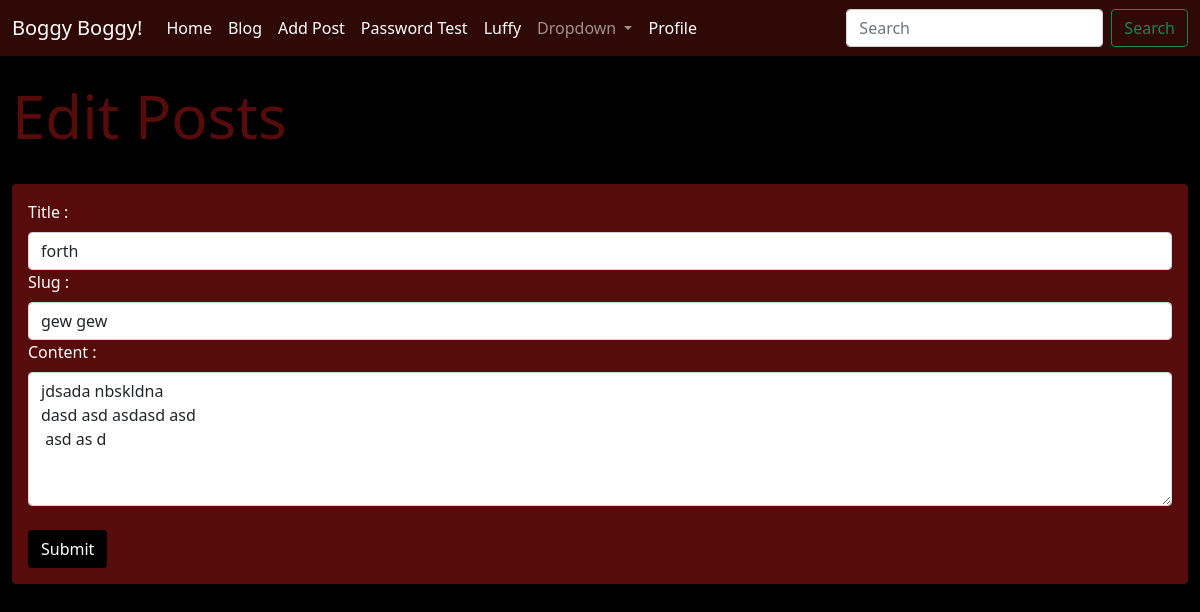
/post/edit/4 (signed in), run on the app's committed database.
### app.py (models this page shows)
class Posts(db.Model):
    id = db.Column(db.Integer,primary_key = True)
    title =db.Column(db.String(200))
    content = db.Column(db.String (1000))
    date_posted = db.Column(db.DateTime, default=datetime.utcnow)
    slug = db.Column(db.String(200))
    poster_id = db.Column(db.Integer, db.ForeignKey('users.id'))

### app.py (the view, shortened to what this page needs)
@app.route('/post/edit/<int:id>', methods=["GET", "POST"])
@login_required
def edit_post(id):
    post = Posts.query.get_or_404(id)
    form = PostForm()
    id = current_user.id
    if id == post.poster.id:
        form.title.data = post.title
        form.slug.data = post.slug
        form.content.data = post.content
        return render_template('edit_post.html',form=form)
    else:
        flash("Can't edit this post.")
        return redirect(url_for('post',id=post.id))

### webforms.py
class PostForm(FlaskForm):
    title = StringField("Title : ",validators=[DataRequired()])
    content = TextAreaField("Content : ",validators=[DataRequired()])
    author = StringField("Author : ")
    slug = StringField("Slug : ",validators=[DataRequired()])
    submit = SubmitField("Submit")

class SearchForm(FlaskForm):
    searched = StringField("Searched", validators=[DataRequired()])
    submit = SubmitField("Submit")

### app.py (called while the page is built)
@app.context_processor
def base():
    form = SearchForm()
    return dict(form=form)

@login_manager.user_loader
def load_user(user_id):
    return Users.query.get(int(user_id))

### templates/edit_post.html (shortened to what this page needs)
{% extends 'base.html' %}
{% block content %}
<h1 style="color:rgb(87, 11, 11);">Edit Posts</h1><br/>
    <div class="shadow p-3 mb-5 rounded" style="background-color: rgb(87, 11, 11); color: white;">
        <form method="POST">
            {{ form.title.label(class="form-label") }}
            {{ form.title(class="form-control" ) }}
            {{ form.slug.label(class="form-label") }}
            {{ form.slug(class="form-control") }}
            {{ form.content.label(class="form-label") }}
            {{ form.content(class="form-control", rows="5") }}
            <br/>
            {{ form.submit(class="btn", style="background-color: rgb(0, 0, 0); color: white;") }}
        </form>    </div>
    <br/><br/><br/>
{% endblock %}

### static/css/style.css (style rules this page uses)
h1 { font-size: 60px; }
body { background: #000000; color:aliceblue }

### data on the page
Posts: title "forth", slug "gew gew", content "jdsada nbskldna dasd asd asdasd asd asd as d"
